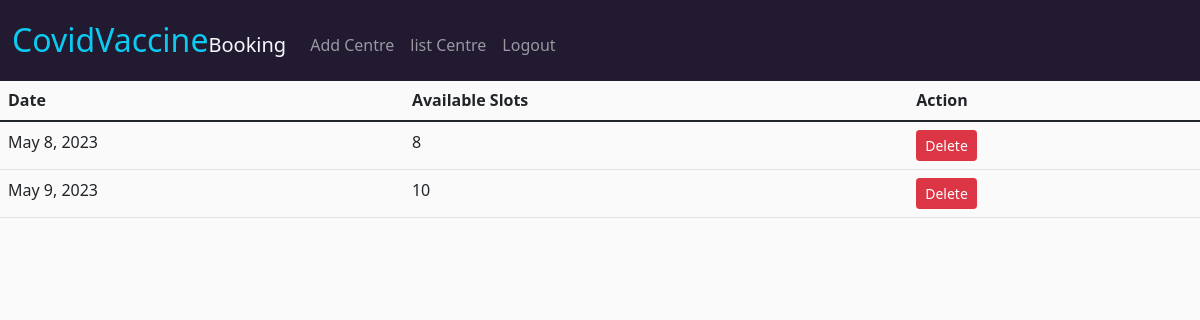
Screenshot of /slotlist/16/ (signed in) with the database file from the repository.
### main/models.py (models this page shows, shortened)
class Slot(models.Model):
    vaccine_centre = models.ForeignKey(VaccineCentre, on_delete=models.CASCADE)
    date = models.DateField()
    available_slots = models.PositiveSmallIntegerField(default=10)

### main/views.py (the view)
# urls.py: path('slotlist/<int:pk>/', views.slotlist, name='slotlist'),
def slotlist(request, pk):
    centre = get_object_or_404(VaccineCentre, pk=pk)
    slots = Slot.objects.filter(vaccine_centre=centre)
    return render(request, 'slot_list.html', {'centre': centre, 'slots': slots})

### Template/slot_list.html
{% extends 'base.html' %}
{% block content %}
  <h1>{{ centre.name }} Slots</h1>
  {% if slots %}
    <table class="table">
      <thead>
        <tr>
          <th>Date</th>
          <th>Available Slots</th>
          <th>Action</th>
        </tr>
      </thead>
      <tbody>
        {% for slot in slots %}
          <tr>
            <td>{{ slot.date }}</td>
            <td>{{ slot.available_slots }}</td>
            <td><a class="btn btn-danger btn-sm" href="{% url 'slotdelete' slot.pk %}" role="button">Delete</a></td>
          </tr>
        {% endfor %}
      </tbody>
    </table>
  {% else %}
    <p>No slots available.</p>
  {% endif %}
{% endblock %}

### static/css/style.css (style rules this page uses)
html, body { height: 100%; min-height: 100%; margin-bottom: 50px; }
body { background-color: hsl(0, 0%, 98%); }
h1,h2,h3,h4,h5,h6 { color:hsl(0, 0%, 30%); }

### rows the page displays
Slot: date "May 8, 2023", available_slots "8"
Slot: date "May 9, 2023", available_slots "10"
